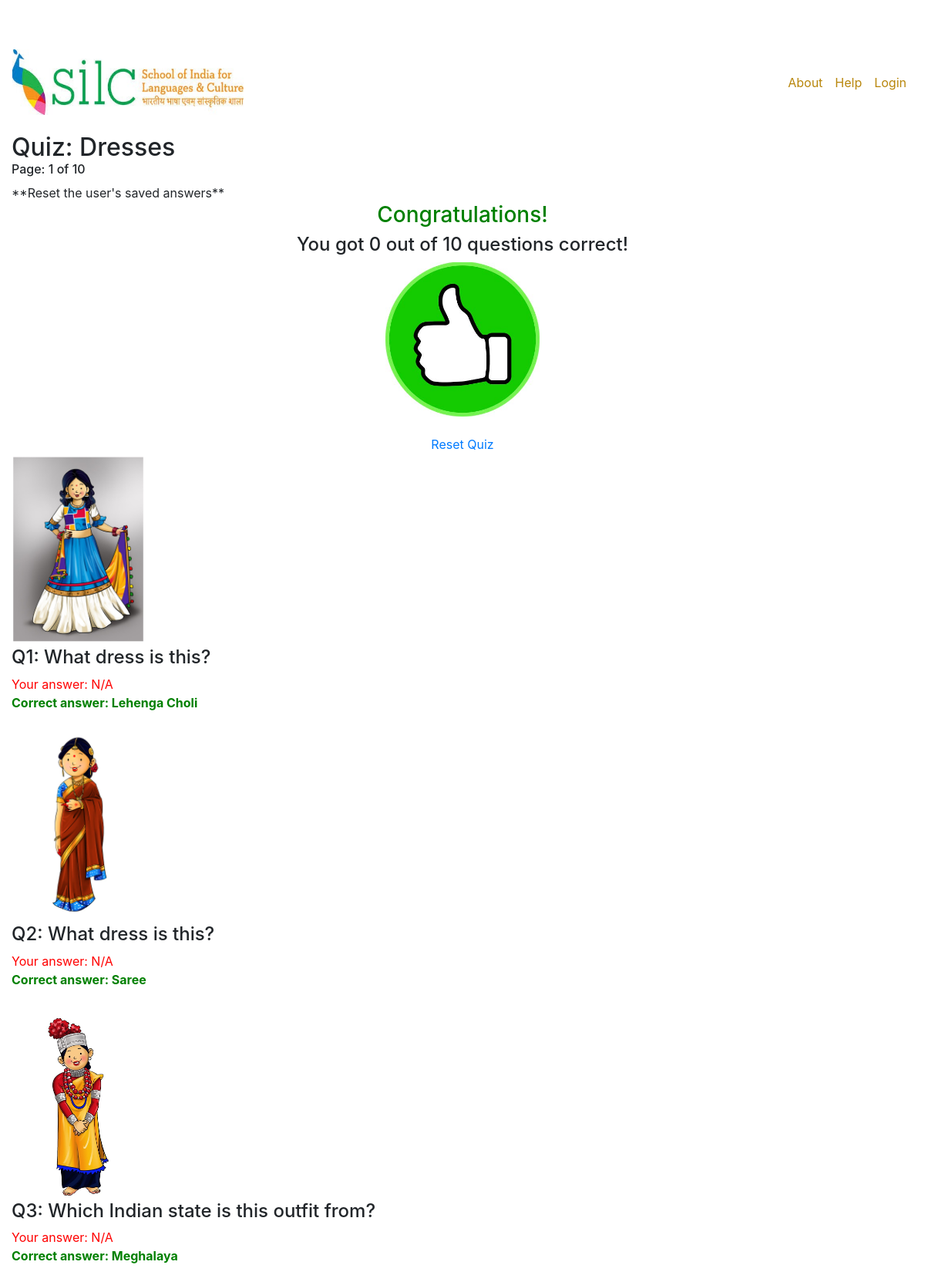
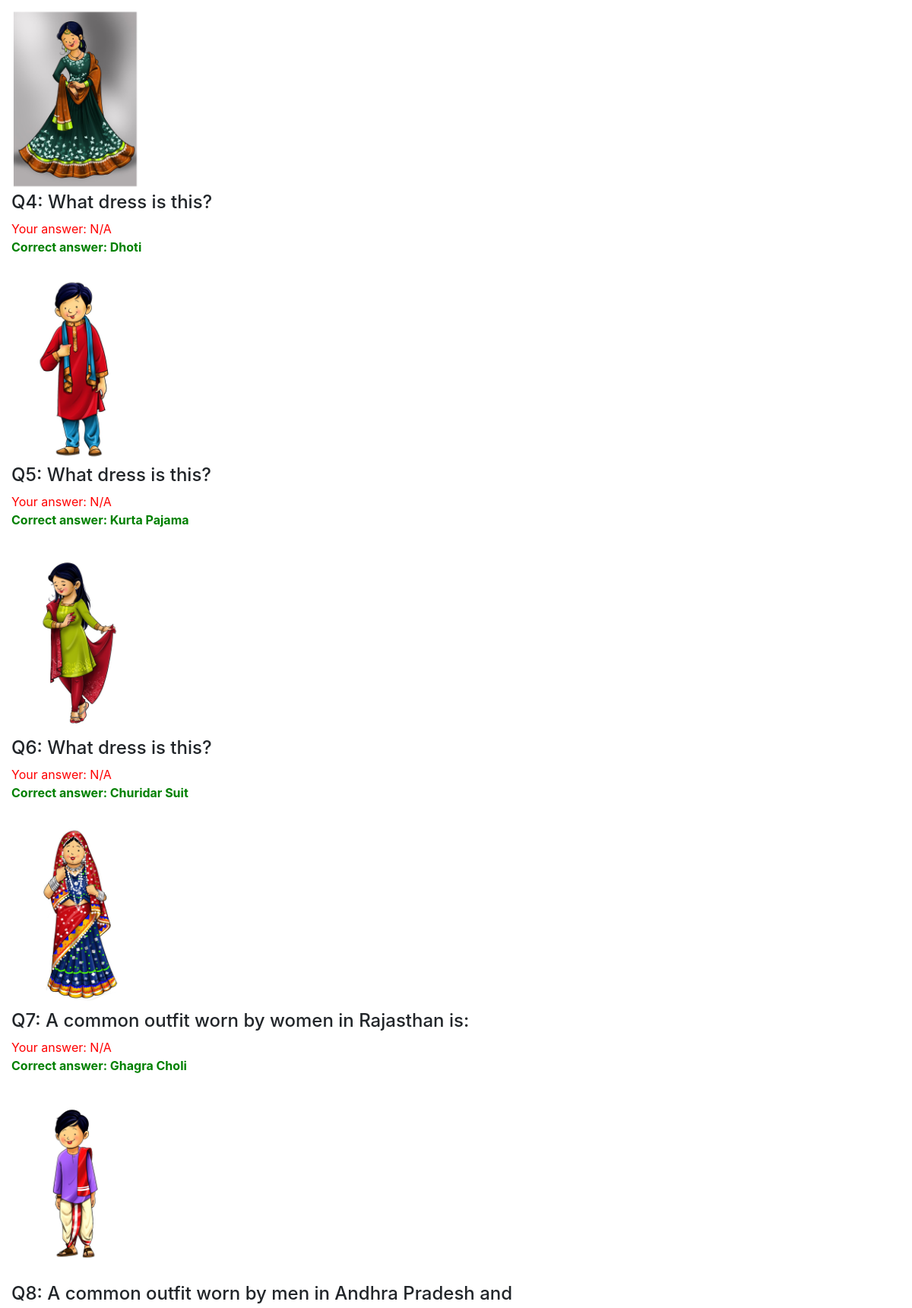
The app's page /display_quiz.php?topic=Dresses&page=1&quiz_finished=true (upper part) with its own data (2 pictures, top to bottom).
### tables this page shows
CREATE TABLE `preferences` (
  `id` int(11) NOT NULL,
  `name` varchar(60) NOT NULL,
  `value` int(11) NOT NULL,
  `comments` varchar(100) NOT NULL
);

CREATE TABLE `questions` (
  `id` int(11) NOT NULL,
  `topic` varchar(75) NOT NULL,
  `question` varchar(100) NOT NULL,
  `choice_1` varchar(75) NOT NULL,
  `choice_2` varchar(75) NOT NULL,
  `choice_3` varchar(75) NOT NULL,
  `choice_4` varchar(75) NOT NULL,
  `answer` varchar(75) NOT NULL,
  `image_name` varchar(75) NOT NULL
);

### display_quiz.php (the view, shortened to what this page needs)
<?php
require 'db_configuration.php';
include('header.php');
function getNumQuestionsForThisQuiz($quiz_topic){
    global $db;
    $sql = "select count(topic) as c from questions where topic = '$quiz_topic'";
    $results = mysqli_query($db,$sql);
    $num_questions_found = 0;
    if(mysqli_num_rows($results)>0){
        while($row = mysqli_fetch_assoc($results)){
            $rows[] = $row;
        }
        $num_questions_found = $rows[0]['c'];
    }
    return $num_questions_found;
}
function getNumQuestionsToShow(){
    global $db;
    $sql = "select value from preferences where name = 'NO_OF_QUESTIONS_TO_SHOW'";
    $results = mysqli_query($db,$sql);
    $value = 0;
    if(mysqli_num_rows($results)>0){
        while($row = mysqli_fetch_assoc($results)){
            $rows[] = $row;
        }
        $value = $rows[0]['value'];
    }
    return $value;
}
function isAnswerRight($quiz_topic, $question_num, $user_answer){
    global $db;
    $question_ID = getQuestionID($quiz_topic, $question_num);
    $user_answer_ID = getIdFromQuizABCD($user_answer);
    $sql = "select choice_1, choice_2, choice_3, choice_4, answer from questions where topic = '$quiz_topic' "
        . "and id = '$question_ID'";
    $results = mysqli_query($db,$sql);
    $correct_answer_ID = 0;
    if(mysqli_num_rows($results) > 0){
        while($row = mysqli_fetch_assoc($results)){
            $rows[] = $row;
        }
        if ($rows[0]['answer'] == $rows[0]['choice_1'])
            $correct_answer_ID =  1;
        else if ($rows[0]['answer'] == $rows[0]['choice_2'])
            $correct_answer_ID =  2;
        else if ($rows[0]['answer'] == $rows[0]['choice_3'])
            $correct_answer_ID =  3;
        else if ($rows[0]['answer'] == $rows[0]['choice_4'])
            $correct_answer_ID =  4;
        else $correct_answer_ID = 5;
        if ($user_answer_ID == $correct_answer_ID)
            return true;
        else
            return false;
    }
    return false;
}
function checkQuiz($quiz_topic, $num_questions_to_show){
    $num_correct = 0;
    $num_incorrect = 0;
    for ($i = 1; $i <= $num_questions_to_show; $i++){
        $question_ID = $quiz_topic . "Q" . $i;
        if (isset($_SESSION[$question_ID])
            && isAnswerRight($quiz_topic, $i, $_SESSION[$question_ID]) == true){
            $num_correct++;
        } else{
            $num_incorrect++;
        }
    }
    return $num_correct;
}
function printoutQuizResults($quiz_topic, $num_questions_to_show){
    global $db;
    for ($i = 1; $i <= $num_questions_to_show; $i++){
        $question_ID = getQuestionID($quiz_topic, $i);
        $question_session_ID = $quiz_topic . "Q" . $i;
        $user_answerABCD = $_SESSION[$question_session_ID];
        $user_correct = isAnswerRight($quiz_topic, $i, $user_answerABCD);
        $sql = "select question, choice_1, choice_2, choice_3, choice_4, answer, image_name from "
            . "questions where topic = '$quiz_topic' and id = '$question_ID'";
        $results = mysqli_query($db,$sql);
        $rows = null;
        if(mysqli_num_rows($results) > 0){
            while($row = mysqli_fetch_assoc($results)){
                $rows[] = $row;
            }
        }
        $correct_answer = $rows[0]['answer'];
        $user_answer = "N/A";
        $question = $rows[0]['question'];
        $image_address = $rows[0]['image_name'];
        if ($user_answer == $correct_answer){
            echo "<img src='$image_address' style='max-height:250px;width:auto;'><br>";
            echo "<h4>Q$i: $question</h4>";
            echo "<div class='correct_answer'>Your answer: $user_answer</div>";
            echo "<div class='answer'>Correct answer: $correct_answer</div><br>";
        }
        else if ($user_answer != $correct_answer){
            echo "<img src='$image_address' style='max-height:250px;width:auto;'><br>";
            echo "<h4>Q$i: $question</h4>";
            echo "<div class='incorrect_answer'>Your answer: $user_answer</div>";
            echo "<div class='answer'>Correct answer: $correct_answer</div><br>";
        }
    }
}
function getIdFromQuizABCD($abcd_string){
    if ($abcd_string == "A")
        return 1;
    else if ($abcd_string == "B")
        return 2;
    else if ($abcd_string == "C")
        return 3;
    else if ($abcd_string == "D")
        return 4;
    else return 5;
}
function getQuestionID($quiz_topic, $current_page){
    global $db;
    $sql = "select id from questions where topic = '$quiz_topic' order by id ASC";
    $results = mysqli_query($db,$sql);
    if(mysqli_num_rows($results)>0){
        while($row = mysqli_fetch_assoc($results)){
            $rows[] = $row;
        }
        $id = $rows[$current_page-1]['id'];
    }
    return $id;
}
?>
<html>
    <head>
    </head>
    <body>
    <div id="quiz_content">
    <?php
        $quiz_topic = $_GET['topic'];
        $current_page = 1;
        if (isset($_GET['page']) == true){
            $current_page = $_GET['page'];
        }
        $num_questions = getNumQuestionsForThisQuiz($quiz_topic);
        $num_questions_to_show = getNumQuestionsToShow();
        echo "<h2 style='display:inline;'>Quiz: $quiz_topic</h2>";
        echo "<h6>Page: $current_page of $num_questions_to_show</h6>";
        if ($current_page == 1 && isset($_GET["previous_page"]) == false){
            echo "**Reset the user's saved answers**";
        }
        else if (isset($_GET['reset_quiz'])){
            resetUserQuizAnswers($quiz_topic, $num_questions);
            echo "**Reset the user's saved answers by request**";
        }
        if (isset($_GET['quiz_finished'])){
            $num_correct = checkQuiz($quiz_topic, $num_questions_to_show);
            echo "<div style='text-align:center'><h3 style='color:green'>Congratulations!</h3>";
            echo "<h4>You got $num_correct out of $num_questions_to_show questions correct!</h4>";
            echo "<img id='congratsi' style='width:200px; height:200px;' src='Images/about_images/thumbsup.jpg'><br><br>";
            echo "<a href='./display_quiz.php?topic=$quiz_topic&page=1&reset_quiz=true'>Reset Quiz</a></div>";
            printoutQuizResults($quiz_topic, $num_questions_to_show);
            exit();
        }
    ?>

### CSS/publishersdb.css (style rules this page uses)
body { padding-top: 54px; }
@media (min-width: 992px) { body { padding-top: 56px; } }
img { transition:transform 0.25s ease; }

### display_quiz.php (style rules this page uses)
#quiz_content { padding: 15px; }
a:visited, a:link, a:active { text-decoration: none; }
.incorrect_answer { color: red; font-weight: normal; }
.answer { color: green; font-weight: bold; }

### records on screen
preferences: value "10"
questions: image_name (picture), question "What dress is this?", user_answer "N/A", answer "Lehenga Choli"
questions: image_name (picture), question "What dress is this?", user_answer "N/A", answer "Saree"
questions: image_name (picture), question "Which Indian state is this outfit from?", user_answer "N/A", answer "Meghalaya"
questions: image_name (picture), question "What dress is this?", user_answer "N/A", answer "Dhoti"
questions: image_name (picture), question "What dress is this?", user_answer "N/A", answer "Kurta Pajama"
questions: image_name (picture), question "What dress is this?", user_answer "N/A", answer "Churidar Suit"
questions: image_name (picture), question "A common outfit worn by women in Rajasthan is:", user_answer "N/A", answer "Ghagra Choli"
questions: image_name (picture), question "A common outfit worn by men in Andhra Pradesh and"

### other values on screen
$quiz_topic "Dresses"
$current_page "1"
$num_correct "0"
